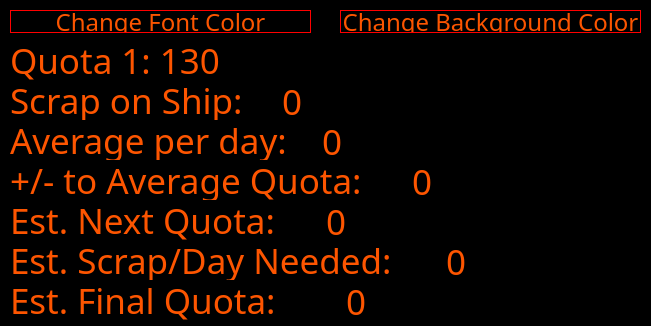
<?xml version="1.0" encoding="UTF-8"?>
<ui version="4.0">
 <class>MainWindow</class>
 <widget class="QMainWindow" name="MainWindow">
  <property name="geometry">
   <rect>
    <x>0</x>
    <y>0</y>
    <width>651</width>
    <height>326</height>
   </rect>
  </property>
  <property name="windowTitle">
   <string>MainWindow</string>
  </property>
  <widget class="QWidget" name="centralwidget">
   <widget class="QWidget" name="widget" native="true">
    <property name="geometry">
     <rect>
      <x>-50</x>
      <y>-30</y>
      <width>751</width>
      <height>431</height>
     </rect>
    </property>
    <property name="styleSheet">
     <string notr="true">background-color: rgb(0, 0, 0);</string>
    </property>
    <widget class="QLabel" name="stat1">
     <property name="geometry">
      <rect>
       <x>60</x>
       <y>70</y>
       <width>471</width>
       <height>41</height>
      </rect>
     </property>
     <property name="font">
      <font>
       <family>IBM 3270</family>
       <pointsize>26</pointsize>
      </font>
     </property>
     <property name="styleSheet">
      <string notr="true">color: rgb(253, 85, 0);
border: none;</string>
     </property>
     <property name="text">
      <string>Quota 1: 130</string>
     </property>
    </widget>
    <widget class="QLabel" name="label_2">
     <property name="geometry">
      <rect>
       <x>60</x>
       <y>110</y>
       <width>261</width>
       <height>41</height>
      </rect>
     </property>
     <property name="font">
      <font>
       <family>IBM 3270</family>
       <pointsize>26</pointsize>
      </font>
     </property>
     <property name="styleSheet">
      <string notr="true">color: rgb(253, 85, 0);
border: none;</string>
     </property>
     <property name="text">
      <string>Scrap on Ship: </string>
     </property>
    </widget>
    <widget class="QLabel" name="label_3">
     <property name="geometry">
      <rect>
       <x>60</x>
       <y>150</y>
       <width>301</width>
       <height>41</height>
      </rect>
     </property>
     <property name="font">
      <font>
       <family>IBM 3270</family>
       <pointsize>26</pointsize>
      </font>
     </property>
     <property name="styleSheet">
      <string notr="true">color: rgb(253, 85, 0);
border: none;</string>
     </property>
     <property name="text">
      <string>Average per day:</string>
     </property>
    </widget>
    <widget class="QLabel" name="label_4">
     <property name="geometry">
      <rect>
       <x>60</x>
       <y>190</y>
       <width>421</width>
       <height>41</height>
      </rect>
     </property>
     <property name="font">
      <font>
       <family>IBM 3270</family>
       <pointsize>26</pointsize>
      </font>
     </property>
     <property name="styleSheet">
      <string notr="true">color: rgb(253, 85, 0);
border: none;</string>
     </property>
     <property name="text">
      <string>+/- to Average Quota:</string>
     </property>
    </widget>
    <widget class="QLabel" name="label_5">
     <property name="geometry">
      <rect>
       <x>60</x>
       <y>230</y>
       <width>431</width>
       <height>41</height>
      </rect>
     </property>
     <property name="font">
      <font>
       <family>IBM 3270</family>
       <pointsize>26</pointsize>
      </font>
     </property>
     <property name="styleSheet">
      <string notr="true">color: rgb(253, 85, 0);
border: none;</string>
     </property>
     <property name="text">
      <string>Est. Next Quota:</string>
     </property>
    </widget>
    <widget class="QLabel" name="label_6">
     <property name="geometry">
      <rect>
       <x>60</x>
       <y>270</y>
       <width>571</width>
       <height>41</height>
      </rect>
     </property>
     <property name="font">
      <font>
       <family>IBM 3270</family>
       <pointsize>26</pointsize>
      </font>
     </property>
     <property name="styleSheet">
      <string notr="true">color: rgb(253, 85, 0);
border: none;</string>
     </property>
     <property name="text">
      <string>Est. Scrap/Day Needed:</string>
     </property>
    </widget>
    <widget class="QLabel" name="label_7">
     <property name="geometry">
      <rect>
       <x>60</x>
       <y>310</y>
       <width>431</width>
       <height>41</height>
      </rect>
     </property>
     <property name="font">
      <font>
       <family>IBM 3270</family>
       <pointsize>26</pointsize>
      </font>
     </property>
     <property name="styleSheet">
      <string notr="true">color: rgb(253, 85, 0);
border: none;</string>
     </property>
     <property name="text">
      <string>Est. Final Quota:</string>
     </property>
    </widget>
    <widget class="QPushButton" name="FontButton">
     <property name="geometry">
      <rect>
       <x>60</x>
       <y>40</y>
       <width>301</width>
       <height>23</height>
      </rect>
     </property>
     <property name="font">
      <font>
       <family>IBM 3270</family>
       <pointsize>18</pointsize>
      </font>
     </property>
     <property name="cursor">
      <cursorShape>PointingHandCursor</cursorShape>
     </property>
     <property name="styleSheet">
      <string notr="true">color: rgb(253, 85, 0);
border: 1px solid red;
border-color:hex(#fd5500);</string>
     </property>
     <property name="text">
      <string>Change Font Color</string>
     </property>
     <property name="checkable">
      <bool>false</bool>
     </property>
     <property name="default">
      <bool>false</bool>
     </property>
     <property name="flat">
      <bool>false</bool>
     </property>
    </widget>
    <widget class="QPushButton" name="BackgroundButton">
     <property name="geometry">
      <rect>
       <x>390</x>
       <y>40</y>
       <width>301</width>
       <height>23</height>
      </rect>
     </property>
     <property name="font">
      <font>
       <family>IBM 3270</family>
       <pointsize>18</pointsize>
      </font>
     </property>
     <property name="cursor">
      <cursorShape>PointingHandCursor</cursorShape>
     </property>
     <property name="styleSheet">
      <string notr="true">color: rgb(253, 85, 0);
border: 1px solid red;
border-color:hex(#fd5500);</string>
     </property>
     <property name="text">
      <string>Change Background Color</string>
     </property>
     <property name="checkable">
      <bool>false</bool>
     </property>
     <property name="default">
      <bool>false</bool>
     </property>
     <property name="flat">
      <bool>false</bool>
     </property>
    </widget>
    <widget class="QLineEdit" name="stat2">
     <property name="enabled">
      <bool>false</bool>
     </property>
     <property name="geometry">
      <rect>
       <x>330</x>
       <y>110</y>
       <width>341</width>
       <height>41</height>
      </rect>
     </property>
     <property name="font">
      <font>
       <family>IBM 3270</family>
       <pointsize>26</pointsize>
      </font>
     </property>
     <property name="cursor">
      <cursorShape>ArrowCursor</cursorShape>
     </property>
     <property name="styleSheet">
      <string notr="true">color: rgb(253, 85, 0);
border: none;</string>
     </property>
     <property name="text">
      <string>0</string>
     </property>
    </widget>
    <widget class="QLineEdit" name="stat3">
     <property name="enabled">
      <bool>false</bool>
     </property>
     <property name="geometry">
      <rect>
       <x>370</x>
       <y>150</y>
       <width>311</width>
       <height>41</height>
      </rect>
     </property>
     <property name="font">
      <font>
       <family>IBM 3270</family>
       <pointsize>26</pointsize>
      </font>
     </property>
     <property name="cursor">
      <cursorShape>ArrowCursor</cursorShape>
     </property>
     <property name="styleSheet">
      <string notr="true">color: rgb(253, 85, 0);
border: none;</string>
     </property>
     <property name="text">
      <string>0</string>
     </property>
    </widget>
    <widget class="QLineEdit" name="stat4">
     <property name="enabled">
      <bool>false</bool>
     </property>
     <property name="geometry">
      <rect>
       <x>460</x>
       <y>190</y>
       <width>221</width>
       <height>41</height>
      </rect>
     </property>
     <property name="font">
      <font>
       <family>IBM 3270</family>
       <pointsize>26</pointsize>
      </font>
     </property>
     <property name="cursor">
      <cursorShape>ArrowCursor</cursorShape>
     </property>
     <property name="styleSheet">
      <string notr="true">color: rgb(253, 85, 0);
border: none;</string>
     </property>
     <property name="text">
      <string>0</string>
     </property>
    </widget>
    <widget class="QLineEdit" name="stat5">
     <property name="enabled">
      <bool>false</bool>
     </property>
     <property name="geometry">
      <rect>
       <x>374</x>
       <y>230</y>
       <width>331</width>
       <height>41</height>
      </rect>
     </property>
     <property name="font">
      <font>
       <family>IBM 3270</family>
       <pointsize>26</pointsize>
      </font>
     </property>
     <property name="cursor">
      <cursorShape>ArrowCursor</cursorShape>
     </property>
     <property name="styleSheet">
      <string notr="true">color: rgb(253, 85, 0);
border: none;</string>
     </property>
     <property name="text">
      <string>0</string>
     </property>
    </widget>
    <widget class="QLineEdit" name="stat6">
     <property name="enabled">
      <bool>false</bool>
     </property>
     <property name="geometry">
      <rect>
       <x>494</x>
       <y>270</y>
       <width>223</width>
       <height>41</height>
      </rect>
     </property>
     <property name="font">
      <font>
       <family>IBM 3270</family>
       <pointsize>26</pointsize>
      </font>
     </property>
     <property name="cursor">
      <cursorShape>ArrowCursor</cursorShape>
     </property>
     <property name="styleSheet">
      <string notr="true">color: rgb(253, 85, 0);
border: none;</string>
     </property>
     <property name="text">
      <string>0</string>
     </property>
    </widget>
    <widget class="QLineEdit" name="stat7">
     <property name="enabled">
      <bool>false</bool>
     </property>
     <property name="geometry">
      <rect>
       <x>394</x>
       <y>310</y>
       <width>321</width>
       <height>41</height>
      </rect>
     </property>
     <property name="font">
      <font>
       <family>IBM 3270</family>
       <pointsize>26</pointsize>
      </font>
     </property>
     <property name="cursor">
      <cursorShape>ArrowCursor</cursorShape>
     </property>
     <property name="styleSheet">
      <string notr="true">color: rgb(253, 85, 0);
border: none;</string>
     </property>
     <property name="text">
      <string>0</string>
     </property>
    </widget>
   </widget>
  </widget>
 </widget>
 <resources/>
 <connections/>
</ui>
